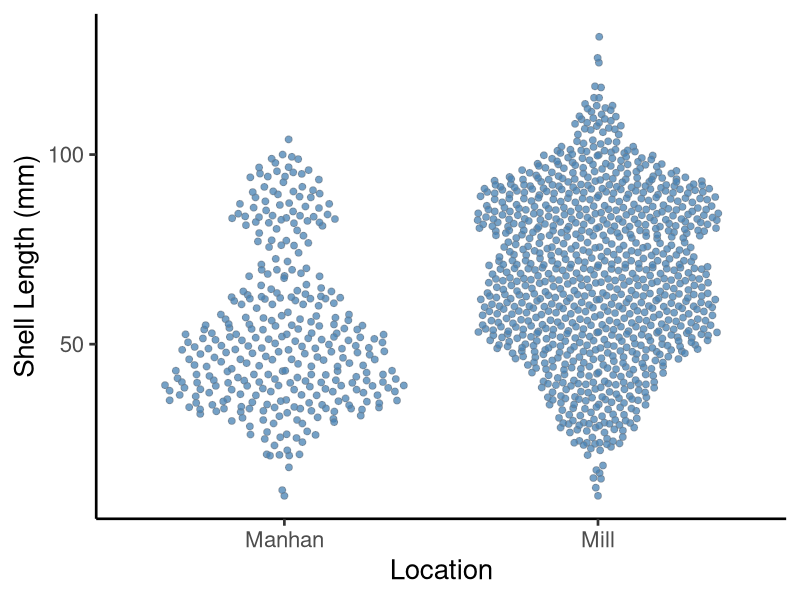

The R source for this figure:
# load the necessary packages
library(ggplot2) # for graphing
library(ggbeeswarm) # for jittering the data

# import the data
mussels <- read.csv("data/mussels.csv")

# simple graph with jittered points
ggplot(                          # ggplot function makes the plot
  data=mussels,                  # give the name of the data to use here
  aes(x=location, y=length)) +   # aes = aesthetics, define x and y variables here
  geom_quasirandom(              # jitters the points to show the distribution
    shape=21,                    # sets the shape of the points
    size=2,                      # changes the point size 
    alpha=0.75,                  # makes the points 75% transparent 
    color = "slategrey",         # changes the color (outline) 
    fill = "steelblue") +        # changes the point fill 
  ylab("Shell Length (mm)") +    # adds a custom label for the y-axis
  xlab("Location") +             # adds a custom label for the x-axis
  theme_classic(base_size=20)    # uses theme to format (removes gray background)
                                 # base_size=20 sets the font size to 20pts
